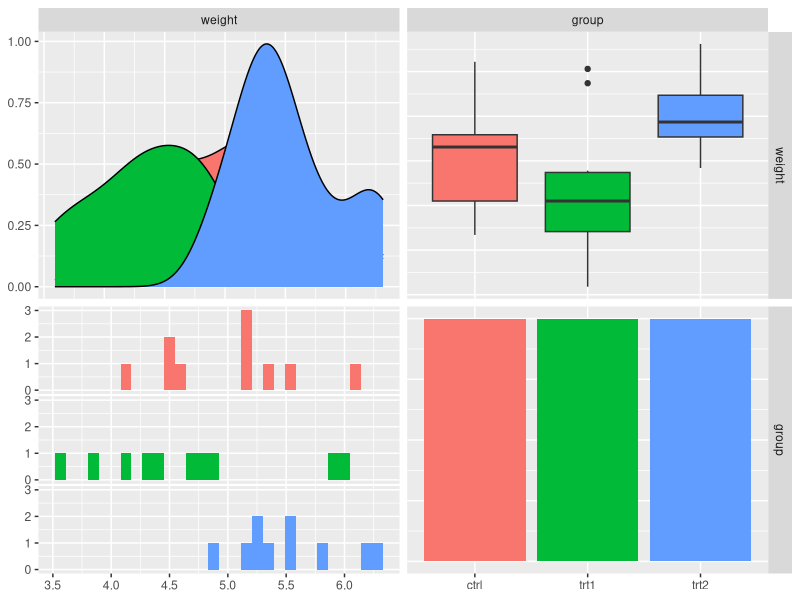
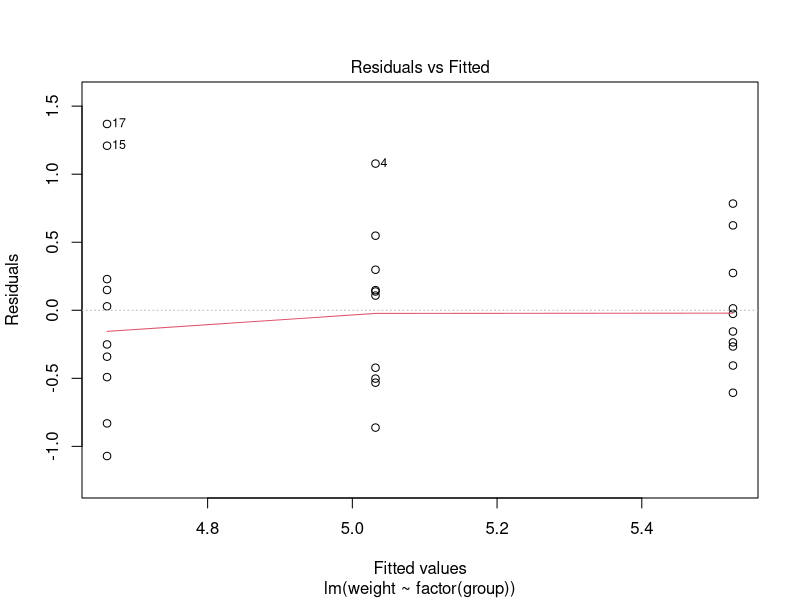
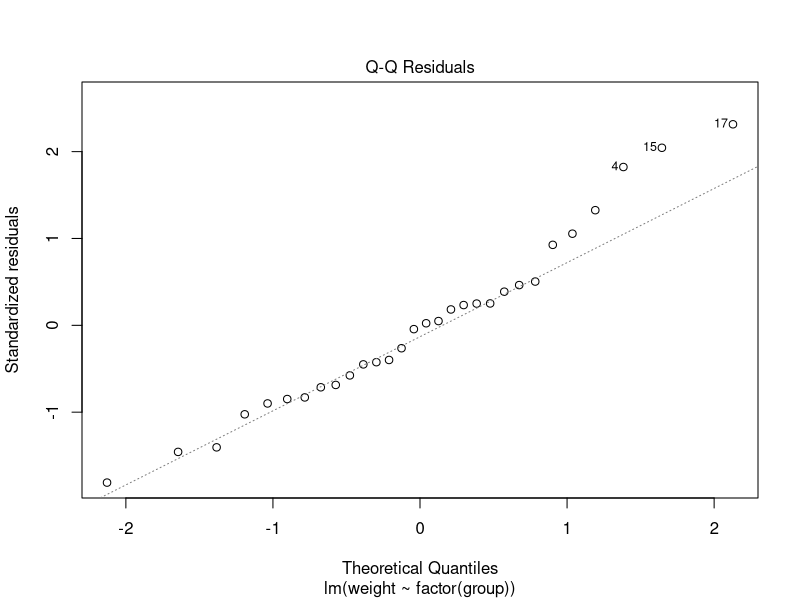
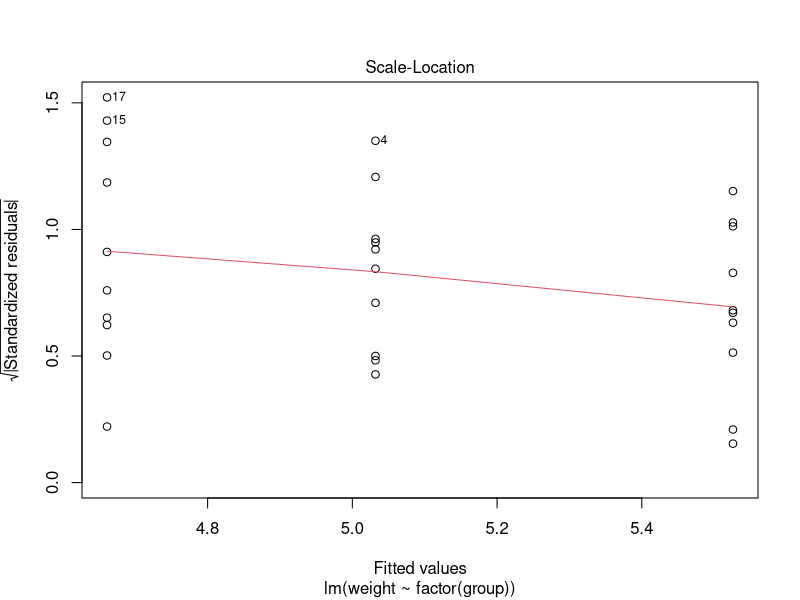
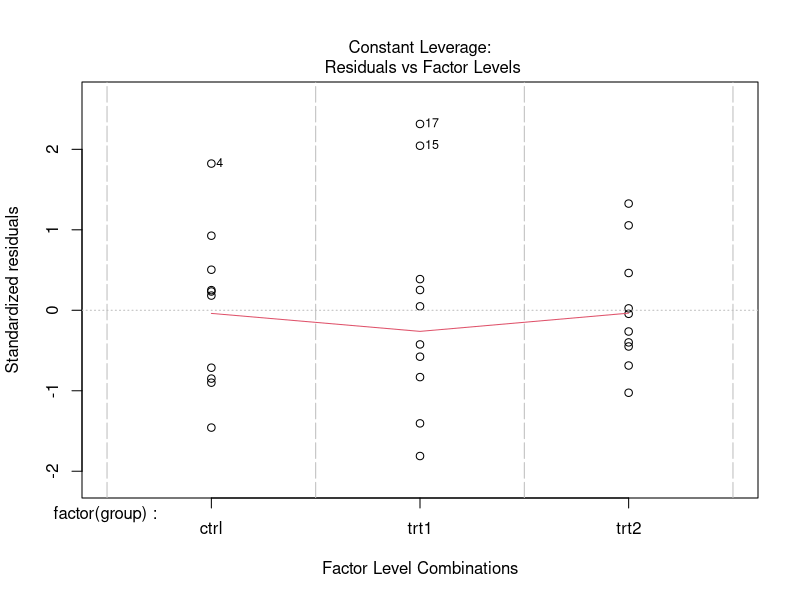
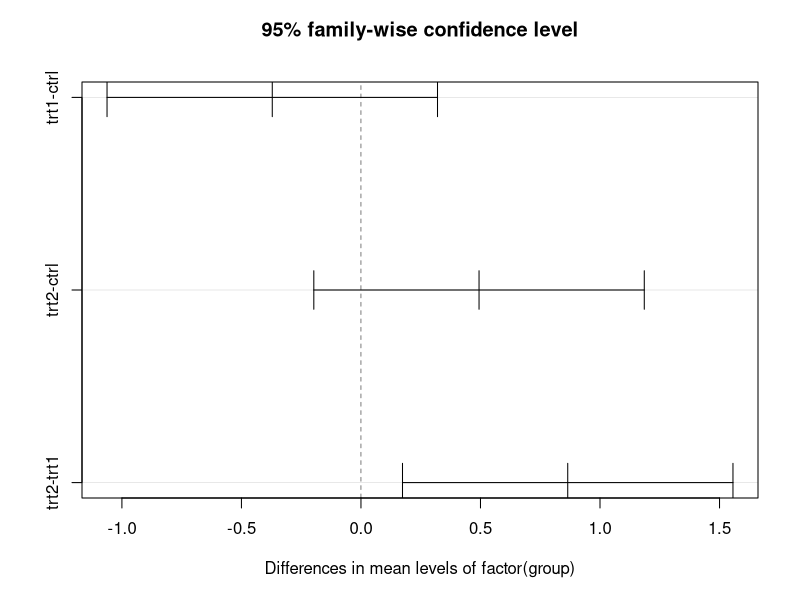
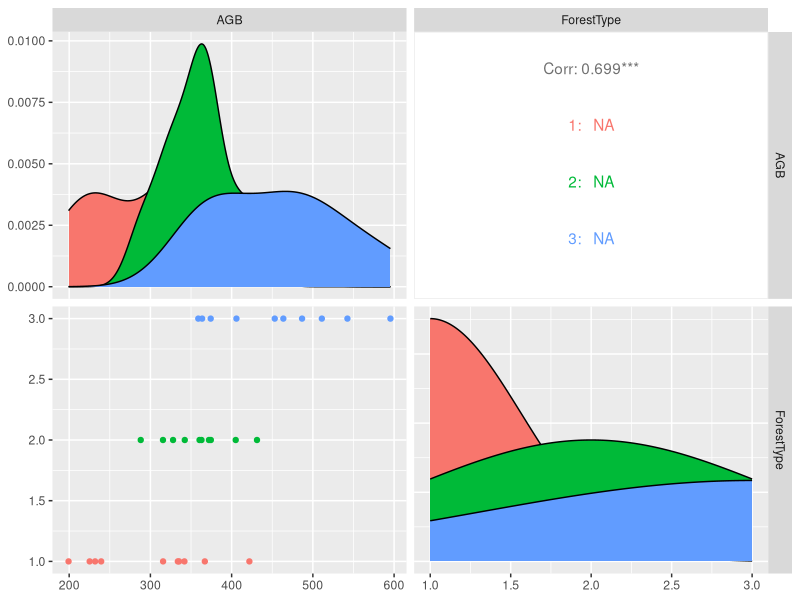
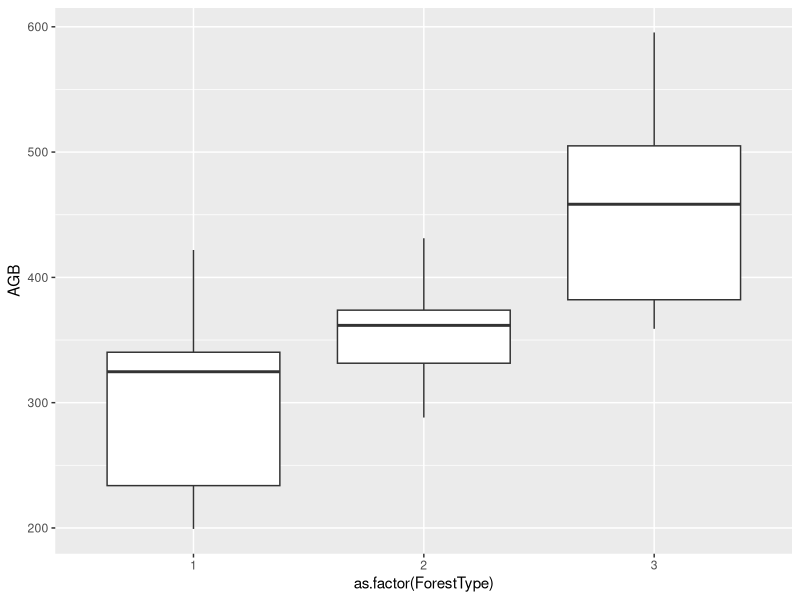

Write R code to recreate these figures, in order.
## ---- chunk 1
library(ggplot2)
library(GGally)
data("PlantGrowth")

ggpairs(PlantGrowth, ggplot2::aes(color = factor(PlantGrowth$group)))

# top left: density plot of each group??
# bottom left?
## ---- chunk 2

# error reported
df = as.data.frame(PlantGrowth)
p1 <- lm(weight ~ factor(group), data = df)

summary.aov(p1)
summary(p1)

# intersect: control? p<0.05: the weight y is different than 0.
# tr1 is not different from the control
# how to know ctrl group is the control? location in the column?
# adjust R: the percentage of y change can be explained by x change

# overall p-value 0.015: the entire model is significant
## ---- chunk 3
par(mfow = c(2,2)); plot(p1)

# continous data(previous) at this time, the scater data are in three groups
## ---- chunk 4
tuk = TukeyHSD(aov(p1))
tuk
plot(tuk)

# type 1 error?
# p-adjused due to multiple comparisons
# see the CIs for the group differences include 0 or not. if not, eg. tr2-tr1, means their difference is significant

# first, the model should be significant shown above.
# then, use tuk to consider the interaction between treatments
## sig difference among treatments (F2,27 = 4.85, p =0.015)
## difference among tr1 and tr2 (even more specific)
## ---- chunk 5

adat = read.csv("data/adat.csv")

# this does not show the boxplot in the upper right
ggpairs(adat, columns = 3:4, ggplot2::aes(color = factor(ForestType)))

ggplot(adat, aes(y = AGB, x = as.factor(ForestType))) + geom_boxplot()
## ---- chunk 6
p2 <- lm(AGB ~ factor(ForestType), data = adat)

summary.aov(p2)
summary(p2)
# higher slope value, less p-value, more significant

par(mfow = c(2,2)); plot(p2)

tuk2 = TukeyHSD(aov(p2))
tuk2
plot(tuk2)
## ---- chunk 7
# valid model assumptions
## why test residuals only? that is, why it is important and can explain the assumption

## the teacher does not suggest to use these tests? why?
bartlett.test(resid(p2) ~ ForestType, data = adat)

shapiro.test(resid(p2))
